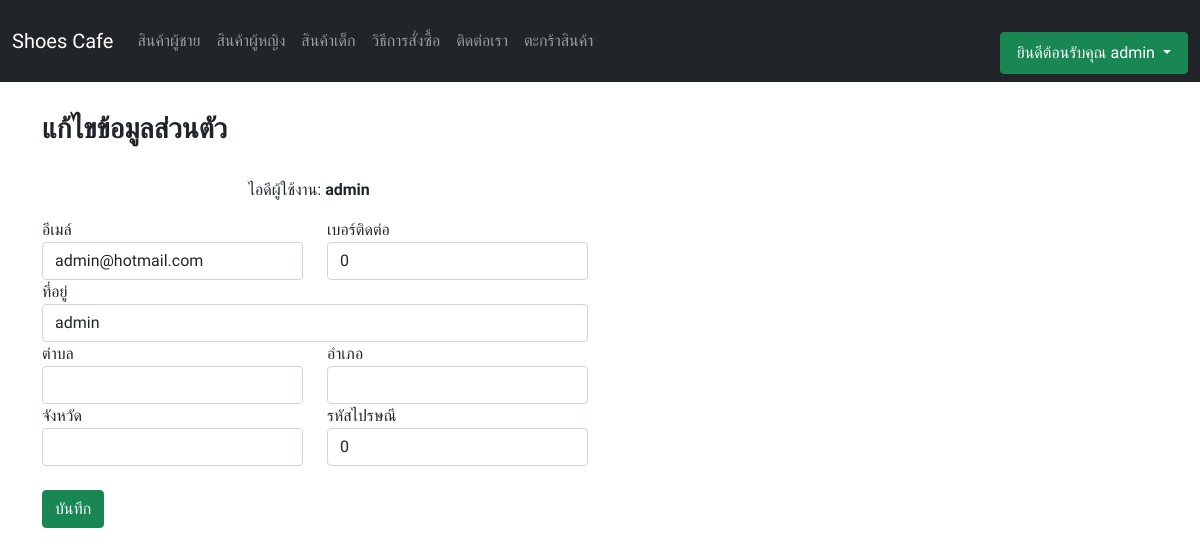
The page /ShoesWebapp/edit_profile.php (signed in) on the database its author committed.
### tables this page shows
CREATE TABLE `user` (
  `User_Id` int(255) NOT NULL,
  `User_Username` varchar(255) NOT NULL,
  `User_Firstname` varchar(255) NOT NULL,
  `User_Lastname` varchar(255) NOT NULL,
  `User_Password` varchar(255) NOT NULL,
  `User_Email` varchar(255) NOT NULL,
  `User_Phone` int(255) NOT NULL,
  `User_Address` varchar(255) NOT NULL,
  `User_Tambon` varchar(255) NOT NULL,
  `User_Amphoe` varchar(255) NOT NULL,
  `User_Province` varchar(255) NOT NULL,
  `User_Zipcode` int(255) NOT NULL,
  `User_Status` varchar(255) NOT NULL
);

### ShoesWebapp/edit_profile.php (the view, shortened to what this page needs)
<?php
    include_once 'database.php';
    $user = $_SESSION['Username'];
    $sql = "SELECT * FROM user WHERE User_Username = '$user'";
    $result = mysqli_query($conn,$sql);
    $row = mysqli_fetch_array($result);
?>
<!DOCTYPE html>
<html lang="en">
<head>
    <link href="https://cdn.jsdelivr.net/npm/bootstrap@5.0.2/dist/css/bootstrap.min.css" rel="stylesheet">
    <link rel='stylesheet' href='https://use.fontawesome.com/releases/v5.3.1/css/all.css'>
    <link rel="stylesheet" href="./css/style.css">
</head>
<body>
    <nav class="navbar navbar-expand-lg navbar-dark  bg-dark">
    <div class="container-fluid">
        <a class="navbar-brand" href="./index.php">Shoes Cafe</a>
        <div class="collapse navbar-collapse" id="navbarSupportedContent">
        <ul class="navbar-nav me-auto mb-2 mb-lg-0">
            <li class="nav-item">
            <a class="nav-link" href="./men.php">สินค้าผู้ชาย</a>
            </li>
            <li class="nav-item">
            <a class="nav-link" href="./women.php">สินค้าผู้หญิง</a>
            </li>
            <li class="nav-item">
            <a class="nav-link" href="./kid.php">สินค้าเด็ก</a>
            </li>
            <li class="nav-item">
                <a class="nav-link" href="./howtobuy.php">วิธีการสั่งซื้อ</a>
            </li>
            <?php
                if(!empty($_SESSION['Username'])){
            ?>
            <li class="nav-item">
                <a class="nav-link" href="./contract.php">ติดต่อเรา</a>
            </li>
            <li class="nav-item">
                <a class="nav-link" href="./cart.php">ตะกร้าสินค้า</a>
            </li>
            <?php
                }
            ?>
        </ul>
        <div class="d-flex">
            <?php if(!empty($_SESSION['Username'])){ ?>
            <li class="nav-item dropdown ">
                <a  style="text-decoration:none;color:white" class="nav-link btn btn-success dropdown-toggle" href="#" id="navbarDropdown" role="button" data-bs-toggle="dropdown" aria-expanded="false">
                ยินดีต้อนรับคุณ
                    <?php
                        if(!empty($_SESSION['Username'])){
                            echo $_SESSION['Username'];
                        }
                        else {
                        }
                    ?>
                    </a>
            </li>
            <?php } ?>
        </div>
        </div>
    </div>
    </nav>
    <section>
        <div class="container">
            <div class="row">
                    <h3><b>แก้ไขข้อมูลส่วนตัว</b></h3>
                    <div class="row">
                        <div class="col-6">
                            <center>
                            <img width="50%" src="./img/52377.jpg" alt=""> <br>
                                <p>ไอดีผู้ใช้งาน: <b><?php echo $_SESSION['Username'] ?></b></p>
                            </center>
                        </div>
                    </div>
                    <div class="col-6">
                        <form action="" method="POST">
                            <div class="row">
                                <div class="col">
                                    <span>อีเมล์</span><input class="form-control" name="user_email" id="user_email" type="text" value="<?php echo $row['User_Email']; ?>">
                                </div>
                                <div class="col">
                                    <span>เบอร์ติดต่อ</span><input class="form-control" name="user_phone" id="user_phone" type="text" value="<?php echo $row['User_Phone']; ?>">
                                </div>
                            </div>
                            <span>ที่อยู่</span><input class="form-control" name="user_address" id="user_address" type="text" value="<?php echo $row['User_Address']; ?>">
                            <div class="row">
                                <div class="col">
                                    <span>ตำบล</span><input class="form-control" name="user_tambon" id="user_tambon" type="text" value="<?php echo $row['User_Tambon']; ?>">
                                </div>
                                <div class="col">
                                    <span>อำเภอ</span><input class="form-control" name="user_amphoe" id="user_amphoe" type="text" value="<?php echo $row['User_Amphoe']; ?>">
                                </div>
                            </div>
                            <div class="row">
                                <div class="col">
                                    <span>จังหวัด</span><input class="form-control" name="user_province" id="user_province" type="text" value="<?php echo $row['User_Province']; ?>">
                                </div>
                                <div class="col">
                                    <span>รหัสไปรษณี</span><input class="form-control" name="user_zipcode" id="user_zipcode" type="text" value="<?php echo $row['User_Zipcode']; ?>">
                                </div>
                            </div>
                            <br>
                            <div class="row">
                                <div class="col">
                                    <input width="100%" class="btn btn-success" name="btnupdate" id="btnupdate" type="submit" value="บันทึก">
                                </div>
                            </div>
                        </form>
                    </div>
                <div class="col-2"></div>
            </div>
        </div>
    </section>
</body>
</html>

### ShoesWebapp/css/style.css (style rules this page uses)
* { margin: 0; padding: 0; box-sizing: border-box; font-family: "Prompt", sans-serif; }
a { text-decoration: none; }
section { margin-top: 30px; margin-bottom: 30px; }
.nav-link { text-decoration: none; color: white; }

### rows shown on the page
user: user_email "admin@hotmail.com", user_phone "0", user_address "admin", user_zipcode "0"

### other values the page prints
$_SESSION['Username'] "admin"
